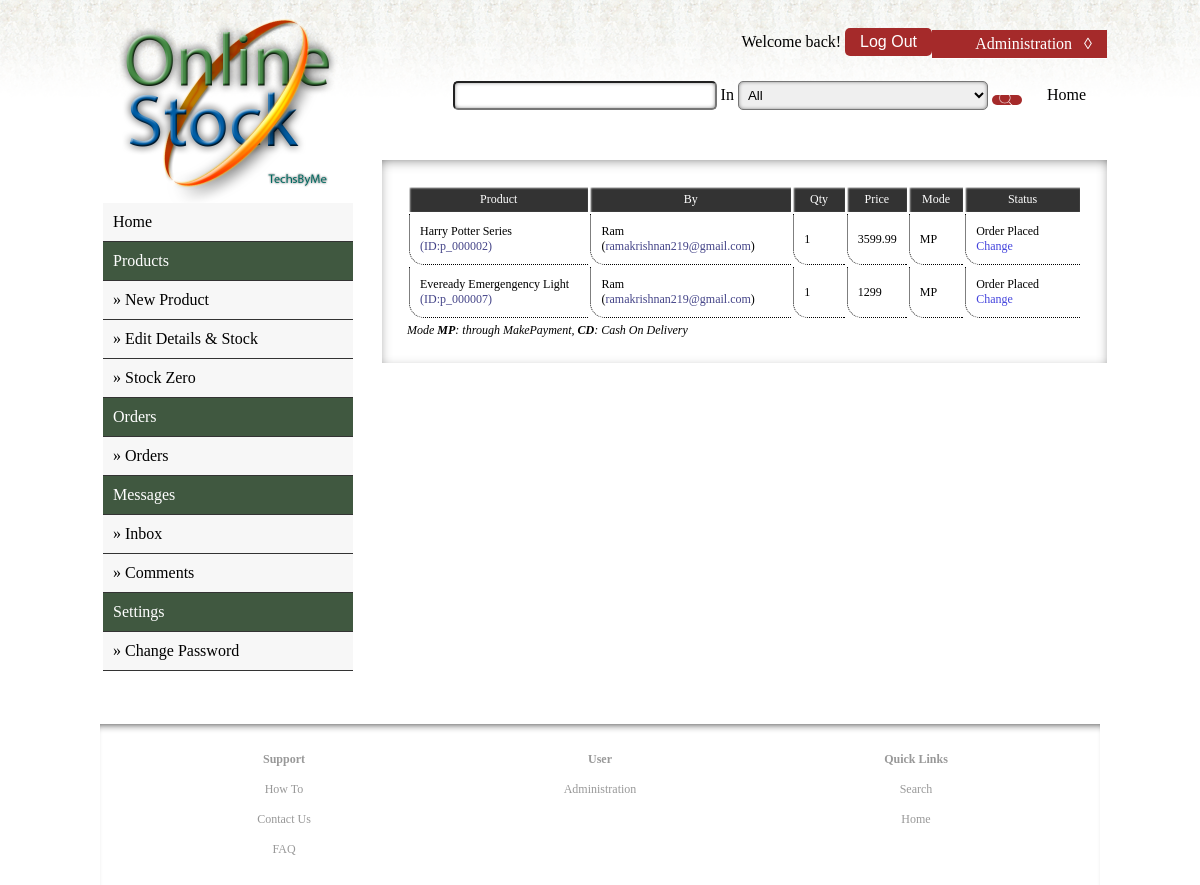
The page /admin/orders (signed in) on the database its author committed.
### tables this page shows
CREATE TABLE IF NOT EXISTS `os_orders` (
  `orderId` tinytext NOT NULL,
  `productId` varchar(8) NOT NULL,
  `userId` tinytext NOT NULL,
  `date` date NOT NULL,
  `price` double NOT NULL,
  `quantity` int(11) NOT NULL,
  `status` varchar(2) NOT NULL,
  `mode` varchar(3) NOT NULL
);

CREATE TABLE IF NOT EXISTS `os_products` (
  `Id` varchar(8) NOT NULL,
  `Name` text NOT NULL,
  `Category` varchar(8) NOT NULL,
  `Desc` text,
  `Spec` longtext,
  `Image` text,
  `Stock` int(11) NOT NULL,
  `Date` timestamp NOT NULL DEFAULT CURRENT_TIMESTAMP,
  `Price` float NOT NULL,
  `Discount` int(11) NOT NULL,
  `Delivery` int(11) NOT NULL,
  `Available` int(11) NOT NULL
);

CREATE TABLE IF NOT EXISTS `os_users` (
  `dName` tinytext NOT NULL,
  `uName` tinytext NOT NULL,
  `uPass` text NOT NULL
);

### admin/orders/index.php (the view, shortened to what this page needs)
<?php
    include("../../common/header.php");
    include("../../common/config.php");
    $query = "SELECT os_orders.*, os_users.dName, os_products.Name FROM os_orders, os_users, os_products ".
             "WHERE os_users.uName = os_orders.userId AND os_orders.productId = os_products.Id AND NOT( status = 'D' OR status = 'R')";
    echo "<table width='675px' style='font-size: 12px'>".
            "<tr>".
                "<td class='table-h' width='200px'>Product</td>".
                "<td class='table-h' width='200px'>By</td>".
                "<td class='table-h' width='50px'>Qty</td>".
                "<td class='table-h' width='50px'>Price</td>".
                "<td class='table-h' width='50px'>Mode</td>".
                "<td class='table-h' width='125px'>Status</td>".
            "</tr>";
    $result = mysqli_query($dbc,$query) or die(mysqli_error($dbc));
    while($row = mysqli_fetch_row($result))
    {
        if($row[6]=="O") $status = "Order Placed";
        elseif($row[6]=="U") $status = "Unavailable";
        elseif($row[6]=="S") $status = "Shipped";
        elseif($row[6]=="D") $status = "Delivered";
        elseif($row[6]=="R") $status = "Returned";
        echo "<tr>".
                "<td class='table-d' >".$row[9]."<br><span style='color: #448;'>(ID:".$row[1].")</span></td>".
                "<td class='table-d' >".$row[8]."<br>(<span style='color: #448;' >".$row[2]."</span>)</td>".
                "<td class='table-d' >".$row[5]."</td>".
                "<td class='table-d' >".$row[4]."</td>".
                "<td class='table-d' >".$row[7]."</td>".
                "<td class='table-d' >".$status."<br>".
                    "<span style='color: #44D' class='item-change' data-item-id='".$row[0]."'>Change</span>".
                "</td>".
             "</tr>";
    }
    echo "</table>";
?>
<span style="font-style: italic; font-size: 12px">Mode <b>MP</b>: through MakePayment, <b>CD</b>: Cash On Delivery</span>
<?php
    include("../../common/footer.php");
?>

### styles/style.css (style rules this page uses)
.table-h { background-color: #333; color: #FFF; padding: 5px; text-align: center; box-shadow: inset 1px 1px 2px #FFF; }
.table-d { padding: 10px 10px; border: 0px; border-left: 1px; border-bottom: 1px; border-color: #000; border-style: dotted; border-radius: 0px 0px 0px 15px; }
.item-change { cursor: pointer; }

### styles/htmlstyle.css (style rules this page uses)
body { font-size: 16px; font-family: Georgia; margin: 0px; background-image: url(/images/bg.png); background-repeat: repeat-x; background-attachment: fixed; }

### rows shown on the page
os_orders: os_products.Name "Harry Potter Series", productId "p_000002", os_users.dName "Ram", userId "ramakrishnan219@gmail.com", quantity "1", price "3599.99", mode "MP", status "Order Placed"
os_orders: os_products.Name "Eveready Emergengency Light", productId "p_000007", os_users.dName "Ram", userId "ramakrishnan219@gmail.com", quantity "1", price "1299", mode "MP", status "Order Placed"
